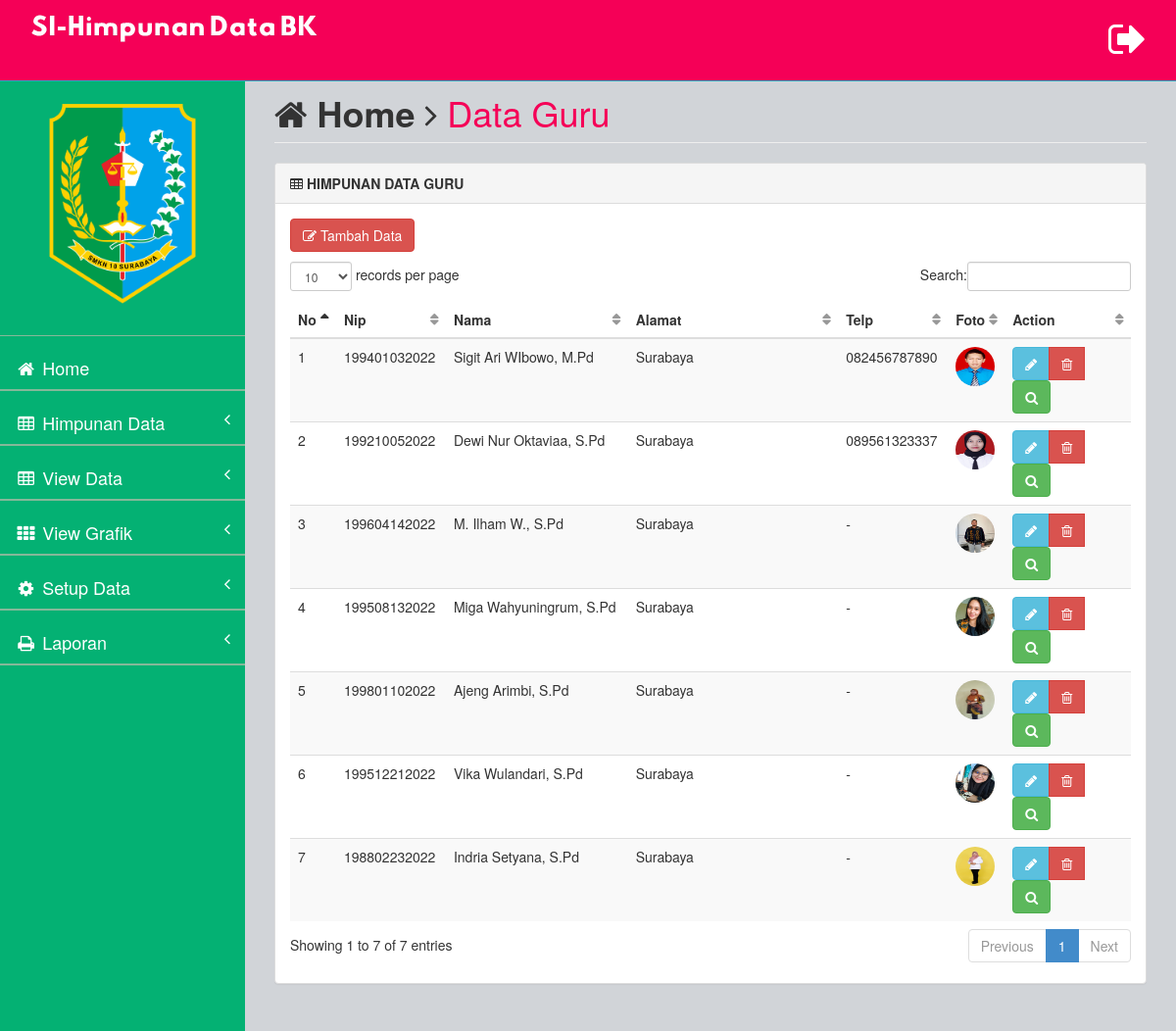
Page /_admin?page=admin (signed in) on the committed database.
### tables this page shows
CREATE TABLE `data_guru` (
  `id_guru` int(11) NOT NULL,
  `nama_guru` varchar(20) NOT NULL,
  `nip` varchar(12) NOT NULL,
  `kelamin` varchar(15) NOT NULL,
  `alamat_guru` text NOT NULL,
  `telpon_guru` varchar(12) NOT NULL,
  `username` varchar(20) NOT NULL,
  `password` varchar(100) NOT NULL,
  `gelar` varchar(100) NOT NULL,
  `tempat_lahir` varchar(100) NOT NULL,
  `tanggal_lahir` date NOT NULL,
  `agama` varchar(100) NOT NULL,
  `email` varchar(100) NOT NULL,
  `photo` varchar(100) NOT NULL
);

### page/data_guru.php (the view, shortened to what this page needs)
<div class="row">
                <div class="col-lg-12">
                    <h1 class="page-header"><i class="fa fa-home"></i> <b>Home</b> <i class="fa fa-angle-right"></i> <font color="#f50057">Data Guru</font></h1>
                </div>
            </div>
            <div class="row">
                <div class="col-lg-12">
                    <div class="panel panel-default">
                        <div class="panel-heading">
                             <b><i class="fa fa-table"></i> HIMPUNAN DATA GURU</b>
                        </div>
                           <div class="table-responsive">
                        <div class="panel-body">
                            <p align="left">
                                <button type="" class="btn btn-danger" data-toggle="modal" data-target="#largeModal"> <i class="fa fa-edit"></i> Tambah Data</button>
                            </p>
                            <div class="table-responsive">
                                <table class="table table-striped table-hover" id="dataTables-example">
                                    <thead>
                                        <tr>
                                            <th>No</th>
                                            <th>Nip</th>
                                            <th>Nama</th>
                                            <th style="width: 25%;">Alamat</th>
                                            <th>Telp</th>
                                            <th>Foto</th>
                                            <th>Action</th>
                                        </tr>
                                    </thead>
                                    <tbody>
                                        <?php
                                        include '../koneksi/-koneksi.php';
                                        $sql = mysqli_query($mysqli,"select * from data_guru") or die (mysqli_error($mysqli));
                                        $no=1;
                                        while ($data = mysqli_fetch_array($sql)){
                                        ?>
                                        <tr class="odd gradeX">
                                            <td><?php echo $no++; ?></td>
                                            <td><?php echo $data['nip']; ?></td>
                                            <td><?php echo $data['nama_guru']; ?>, <?php echo $data['gelar']; ?></td>
                                            <td><?php echo $data['alamat_guru']; ?></td>
                                            <td><?php echo $data['telpon_guru']; ?></td>
                                            <td>
                                                <?php
                                                    if ($data['photo'] != null) {
                                                ?>
                                                <img src="../photo_guru/<?php echo $data ['photo'];?>" onerror="this.src='../photo_guru/nopic.jpg'" height="40" width="40" align="middle" style="border-radius: 100%;">
                                                <?php
                                                    }else {
                                                ?>
                                                <img src="../photo_guru/nopic.jpg" onerror="this.src='../photo_guru/nopic.jpg'" height="40" width="40" align="middle" style="border-radius: 100%;">
                                                <?php
                                                    }
                                                ?>
                                            </td>
                                            <td>
                                                <div class="btn-group">
                                                    <a href="" data-toggle="modal" class="btn btn-info" data-target="#edit<?php echo $data['id_guru'];?>"><i class="fa fa-pencil"></i></a>
                                                    <a onclick="return confirm('Yakin ingin hapus data ini ??')" class="btn btn-danger" href="?page=admin&action=del_guru&kdgr=<?php echo $data['id_guru']; ?>"><i class="fa fa-trash-o"></i></a>
                                                    <a href="?page=guru&action=detail&kdguru=<?php echo $data['id_guru']; ?> "><button type="" class="btn btn-success"><i class="fa fa-search"></i></button></a>
                                                </div>
</tr>
</table>
</div>
</div>
</div>
</div>
</div>
                                        <?php } ?>

### _admin/index.php (shortened to what this page needs)
<?php
if (@$_SESSION['admin']) {
?>
<!DOCTYPE html>
<html>
<head>
    <link href="../assets/plugins/bootstrap/bootstrap.css" rel="stylesheet" />
    <link href="../assets/font-awesome/css/font-awesome.css" rel="stylesheet" />
    <link href="../assets/plugins/pace/pace-theme-big-counter.css" rel="stylesheet" />
    <link href="../assets/css/style.css" rel="stylesheet" />
      <link href="../assets/css/main-style.css" rel="stylesheet" />
    <link href="../assets/plugins/dataTables/dataTables.bootstrap.css" rel="stylesheet" />
    <link href="../assets/plugins/morris/morris-0.4.3.min.css" rel="stylesheet" />
</head>
<body>
    <div id="wrapper">
        <nav class="navbar navbar-default navbar-fixed-top" role="navigation" id="navbar">
            <div class="navbar-header">
                <a class="navbar-brand" href="#">
                    <img src="../assets/img/logoo.png" alt="" class="img-responsive" />
                </a>
            </div>
<?php
include '../koneksi/-koneksi.php';
?>
            <ul class="nav navbar-top-links navbar-right">
                <li class="dropdown">
                    <a onclick="return confirm('Yakin ingin Keluar ??')" class="dropdown-toggle" href="logout.php">
                        <i class="fa fa-sign-out fa-3x"></i>
                    </a>
                </li>
            </ul>
        </nav>
        <nav class="navbar-default navbar-static-side" role="navigation">
            <div class="sidebar-collapse">
                <ul class="nav" id="side-menu">
                    <li>
                        <div class="user-section">
                        <br>
                        <center>
                        <img src="../assets/img/logosmkk.png" alt="" width="150" class="img-responsive" style="border-radius: 7%;">
                        </center>
                        <br>
                        </div>
                    </li>
                    <li class="">
                        <a href="?page" style="font-size: 18px;"><i class="fa fa-home fa-fw"></i> Home</a>
                    </li>
                     <li>
                        <a href="#" style="font-size: 18px;"> <i class="fa fa-table fa-fw"></i> Himpunan Data<span class="fa arrow"></span></a>
                    </li>
                    <li>
                        <a href="#" style="font-size: 18px;"><i class="fa fa-table fa-fw"></i> View Data<span class="fa arrow"></span></a>
                            </li>
                        </ul>
                         <li>
                        <a href="#" style="font-size: 18px;"><i class="fa fa-th fa-fw"></i> View Grafik<span class="fa arrow"></span></a>
                    </li>
                    <li>
                        <a href="#" style="font-size: 18px;"><i class="fa fa-gear fa-fw"></i> Setup Data<span class="fa arrow"></span></a>
                    </li>
                    <li>
                        <a href="#" style="font-size: 18px;"><i class="fa fa-print fa-fw"></i> Laporan<span class="fa arrow"></span></a>
                    </li>
            </div>
        </nav>
        <div id="page-wrapper">
        	<?php
        	$page=@$_GET['page'];
        	$action=@$_GET['action'];
        	if ($page=="admin") {
        		if ($action=="") {
        			include '../page/data_guru.php';
        		}elseif ($action=="data_siswa") {
        			include '../page/data_siswa.php';
                }elseif ($action=="data_perijinan") {
        			include '../page/data_perijinan.php';
        		}elseif ($action=="del_guru") {
        			include '../page/del_guru.php';
                }elseif ($action=="del_perijinan") {
        			include '../page/del_perijinan.php';
        		}elseif ($action=="input_sis") {
                    include '../page/input_siswa.php';
                }elseif ($action=="addguru") {
                    include '../page/tambah_guru.php';
                }elseif ($action=="profile") {
                    include '../page/profile_admin.php';
                }elseif ($action=="pesan") {
                    include '../page/view_pesan.php';
                }elseif ($action=="delpes") {
                    include '../page/dell_pesan.php';
                }
            }elseif ($page=="") {
                include'../page/home.php';
            }else{
                echo "Data Tidak Ditemukan !!";
            }
        	 ?>
</body>
</html>
<?php
} else{
echo "<script>
window.location='../login.php';</script>";
}

### assets/css/style.css (style rules this page uses)
body { background-color: #f8f8f8; }
#wrapper { width: 100%; margin-top: 55px!important; background-color:#04B173; }
#page-wrapper { padding: 0 15px; min-height: 568px; background-color:rgb(209, 212, 216); }
.navbar-static-side ul li { border-bottom:1px solid #84B899 !important; }
.navbar-top-links li { display: inline-block; }
.navbar-top-links li:last-child { margin-right: 15px; }
.navbar-top-links li a { padding: 20px; min-height: 50px; }
.arrow { float: right; }
.fa.arrow:before { content: "\f104"; }
@media (min-width:768px) { .navbar-static-side { z-index: 1; position: absolute; width: 250px; } }
table.dataTable thead .sorting, table.dataTable thead .sorting_asc:after, table.dataTable thead .sorting_desc, table.dataTable thead .sorting_asc_disabled, table.dataTable thead .sorting_desc_disabled { background: transparent; }
table.dataTable thead .sorting_asc:after { content: "\f0de"; float: right; font-family: fontawesome; }
table.dataTable thead .sorting:after { content: "\f0dc"; float: right; font-family: fontawesome; color: rgba(50,50,50,.5); }

### assets/css/main-style.css (style rules this page uses)
.navbar-top-links > li > a { color: #FFFFFF; }
.nav > li > a { padding: 20px 15px; }
#side-menu { background-color:#04B173; }
#side-menu a { color:#fff; border-bottom: 1px solid #84B899 !important; height: 55px; }
#navbar { background-color:#f50057; }
.navbar-brand { padding-left:20px; }
.navbar-brand img { height:30px; }
.navbar-default { border-color: #27A6BE; }
@media (min-width:768px) { #page-wrapper { position: inherit; margin: 0 0 0 250px; padding: 0 30px; min-height: 1000px; } }

### rows in the picture
data_guru: nip "199401032022", nama_guru "Sigit Ari WIbowo", gelar "M.Pd", alamat_guru "Surabaya", telpon_guru "082456787890", photo (picture)
data_guru: nip "199210052022", nama_guru "Dewi Nur Oktaviaa", gelar "S.Pd", alamat_guru "Surabaya", telpon_guru "089561323337", photo (picture)
data_guru: nip "199604142022", nama_guru "M. Ilham W.", gelar "S.Pd", alamat_guru "Surabaya", telpon_guru "-", photo (picture)
data_guru: nip "199508132022", nama_guru "Miga Wahyuningrum", gelar "S.Pd", alamat_guru "Surabaya", telpon_guru "-", photo (picture)
data_guru: nip "199801102022", nama_guru "Ajeng Arimbi", gelar "S.Pd", alamat_guru "Surabaya", telpon_guru "-", photo (picture)
data_guru: nip "199512212022", nama_guru "Vika Wulandari", gelar "S.Pd", alamat_guru "Surabaya", telpon_guru "-", photo (picture)
data_guru: nip "198802232022", nama_guru "Indria Setyana", gelar "S.Pd", alamat_guru "Surabaya", telpon_guru "-", photo (picture)
